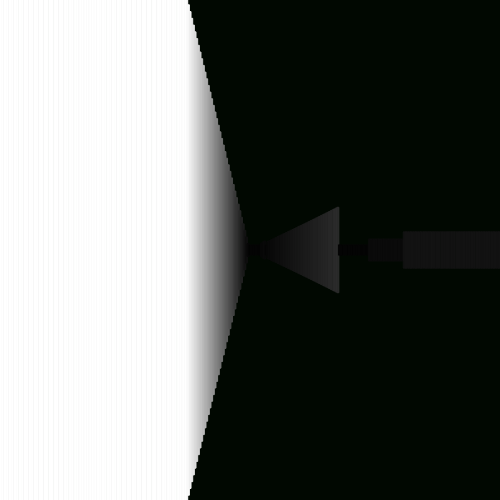
Frame 1 (no input)
Frame 60 (no input): identical to frame 1, image omitted
Frame 120 (the mouse pressed at the canvas centre since frame 60): identical to frame 1, image omitted

The p5.js sketch that drew this single still picture (run headless with seeded random() and noise() and a simulated clock; from frame 60 on, the mouse is pressed at the canvas centre):

// p5.js sketch
// ── sketch.js
let rays = [];
let walls = [];
let player;
let view = [];
const sceneW = 500;
const sceneH = 500;
const NUMBER_OF_WALLS = 20;

function setup() {
   createCanvas(sceneW, sceneH);

   // create a player (the starting point of the rays)
   player = new Player(1, 1);

   // make rays from the position of the player in every direction
   for (let a = -player.fov / 2; a < player.fov / 2; a += 0.3) {
      rays.push(new Ray(player.position.x, player.position.y, radians(a)));
   }

   // make some walls with random positions
   for (let i = 0; i < NUMBER_OF_WALLS; i++) {
      // the wall should be horizontal if orientation is smaller than 0.5, else vertical
      let orientation = random(1);
      let x = random(height);
      let y = random(width);

      if (orientation < 0.5) {
         let other = random(width);
         walls.push(new Wall(x, y, other, y));
      } else {
         let other = random(height);
         walls.push(new Wall(x, y, x, other));
      }
   }

   // the walls at the edges
   walls.push(new Wall(-1, -1, sceneW + 1, -1));
   walls.push(new Wall(-1, -1, -1, sceneH + 1));
   walls.push(new Wall(-1, sceneH + 1, sceneW + 1, sceneH + 1));
   walls.push(new Wall(sceneW + 1, -1, sceneW + 1, sceneH + 1));
}

function draw() {
   background(1, 8, 1);

   player.move();
   player.rotate();

   for (let ray of rays) {
      ray.findWall();
   }

   displaySceneView();
}

// the function to calculate the determinant of a matrix
// (used for computing the intersection point of a ray with a wall)
function det(a, b, c, d) {
   return a * d - b * c;
}

// drawing rectangles according to the walls detected by the rays
function displaySceneView() {
   // the width of the rectangles
   const w = sceneW / view.length;
   for (let i = 0; i < view.length; i++) {
      // the color and height are determined by mapping the inverse of the distance
      // to their respective ranges
      const color = map(1 / view[i], 0, 1, 0, 255) * 10;
      const h = map(1 / view[i], 0, 1, 0, sceneH) * 10;

      stroke(color);
      fill(color);
      rect(i * w, (height - h) / 2, w, h);
   }
   view = [];
}

// ── player.js
class Player {
   constructor(x, y) {
      this.position = createVector(x, y);
      this.orientation = p5.Vector.fromAngle(0, 0.5);
      // the field of view of the player
      this.fov = 90;
   }

   // the player can move forward and backward, according to its orientation angle
   move() {
      if (keyIsDown(38)) {
         this.position.add(this.orientation);
      }
      if (keyIsDown(40)) {
         this.position.sub(this.orientation);
      }
      for (let ray of rays) ray.position = this.position;
   }

   // rotate the orientation of the player and the direction of every ray by 1 degree
   rotate() {
      if (keyIsDown(37)) {
         let angle = this.orientation.heading();
         angle -= radians(1);
         this.orientation = p5.Vector.fromAngle(angle, 0.5);
         for (let ray of rays) {
            let angle = ray.direction.heading();
            angle -= radians(1);
            ray.direction = p5.Vector.fromAngle(angle);
         }
      }
      if (keyIsDown(39)) {
         let angle = this.orientation.heading();
         angle += radians(1);
         this.orientation = p5.Vector.fromAngle(angle, 0.5);
         for (let ray of rays) {
            let angle = ray.direction.heading();
            angle += radians(1);
            ray.direction = p5.Vector.fromAngle(angle);
         }
      }
   }
}

// ── ray.js
class Ray {
   constructor(x, y, direction) {
      this.position = createVector(x, y);
      this.direction = p5.Vector.fromAngle(direction);
   }

   // a method that returns the point of intersection between the ray and a wall (if any)
   pointOfIntersection(wall) {
      // notations
      let x1 = wall.a.x;
      let y1 = wall.a.y;
      let x2 = wall.b.x;
      let y2 = wall.b.y;
      let x3 = this.position.x;
      let y3 = this.position.y;
      let x4 = this.position.x + this.direction.x;
      let y4 = this.position.y + this.direction.y;

      let d = det(x1 - x2, x3 - x4, y1 - y2, y3 - y4);
      // if d is 0, then the ray is parallel to the wall
      if (d == 0) return;

      let t = det(x1 - x3, x3 - x4, y1 - y3, y3 - y4) / d;
      let u = -det(x1 - x2, x1 - x3, y1 - y2, y1 - y3) / d;

      // if t is between 0 and 1, then the point of intersection is on the wall
      // if u is greater than 0, then the point of intersection is in front of the ray (not behind it)
      if (t >= 0 && t <= 1 && u >= 0) {
         return createVector(x1 + t * (x2 - x1), y1 + t * (y2 - y1));
      } else return;
   }

   // a method that finds the closest wall to the ray and draws a line from the ray to that wall
   findWall() {
      let minDist = Infinity;
      let point;
      let ang;
      for (let wall of walls) {
         let p = this.pointOfIntersection(wall);
         if (p) {
            let angle = player.orientation.heading() - this.direction.heading();

            let d = this.position.dist(p); // * cos(angle);
            if (d < minDist) {
               minDist = d;
               point = p;
               ang = angle;
            }
         }
      }
      //if (point) {
      //   stroke(255, 10);
      //   line(this.position.x, this.position.y, point.x, point.y);
      //}
      // add the distance to the scene view
      view.push(minDist * cos(ang));
   }
}

// ── style.css
html,
body {
   margin: 0;
   padding: 0;
}
canvas {
   display: block;
}

// ── wall.js
class Wall {
   constructor(x1, y1, x2, y2) {
      this.a = createVector(x1, y1);
      this.b = createVector(x2, y2);
   }

   show() {
      stroke(70);
      line(this.a.x, this.a.y, this.b.x, this.b.y);
   }
}
